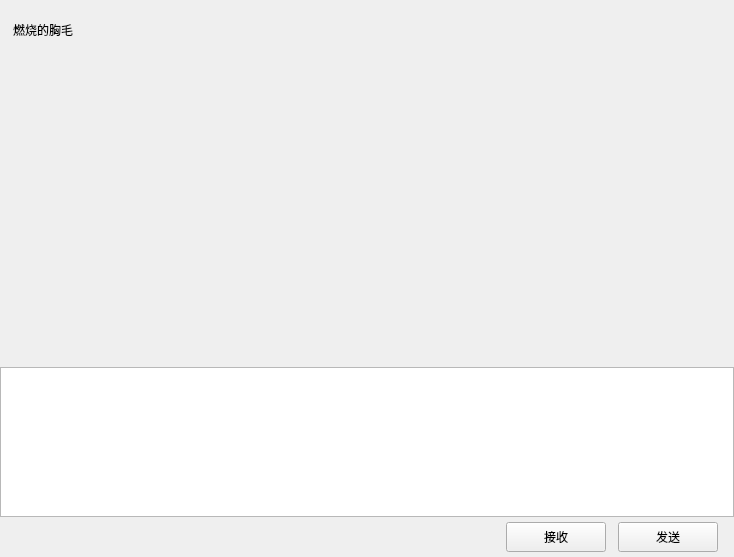
<?xml version="1.0" encoding="UTF-8"?>
<ui version="4.0">
 <class>ChatPage</class>
 <widget class="QWidget" name="ChatPage">
  <property name="geometry">
   <rect>
    <x>0</x>
    <y>0</y>
    <width>734</width>
    <height>557</height>
   </rect>
  </property>
  <property name="windowTitle">
   <string>Form</string>
  </property>
  <layout class="QVBoxLayout" name="verticalLayout">
   <property name="spacing">
    <number>0</number>
   </property>
   <property name="leftMargin">
    <number>0</number>
   </property>
   <property name="topMargin">
    <number>0</number>
   </property>
   <property name="rightMargin">
    <number>0</number>
   </property>
   <property name="bottomMargin">
    <number>0</number>
   </property>
   <item>
    <widget class="QWidget" name="chat_data_wid" native="true">
     <layout class="QVBoxLayout" name="verticalLayout_4">
      <property name="spacing">
       <number>0</number>
      </property>
      <property name="leftMargin">
       <number>0</number>
      </property>
      <property name="topMargin">
       <number>0</number>
      </property>
      <property name="rightMargin">
       <number>0</number>
      </property>
      <property name="bottomMargin">
       <number>0</number>
      </property>
      <item>
       <widget class="QWidget" name="title_wid" native="true">
        <property name="minimumSize">
         <size>
          <width>0</width>
          <height>60</height>
         </size>
        </property>
        <property name="maximumSize">
         <size>
          <width>16777215</width>
          <height>60</height>
         </size>
        </property>
        <layout class="QVBoxLayout" name="verticalLayout_5">
         <property name="spacing">
          <number>7</number>
         </property>
         <property name="leftMargin">
          <number>11</number>
         </property>
         <property name="topMargin">
          <number>2</number>
         </property>
         <property name="rightMargin">
          <number>2</number>
         </property>
         <property name="bottomMargin">
          <number>2</number>
         </property>
         <item>
          <widget class="QWidget" name="widget_2" native="true">
           <layout class="QHBoxLayout" name="horizontalLayout_3">
            <property name="spacing">
             <number>7</number>
            </property>
            <property name="leftMargin">
             <number>2</number>
            </property>
            <property name="topMargin">
             <number>2</number>
            </property>
            <property name="rightMargin">
             <number>2</number>
            </property>
            <property name="bottomMargin">
             <number>2</number>
            </property>
            <item>
             <widget class="QLabel" name="title_lb">
              <property name="text">
               <string>燃烧的胸毛</string>
              </property>
             </widget>
            </item>
           </layout>
          </widget>
         </item>
        </layout>
       </widget>
      </item>
      <item>
       <widget class="ChatView" name="chat_data_list" native="true"/>
      </item>
      <item>
       <widget class="QWidget" name="tool_wid" native="true">
        <property name="minimumSize">
         <size>
          <width>0</width>
          <height>40</height>
         </size>
        </property>
        <property name="maximumSize">
         <size>
          <width>16777215</width>
          <height>40</height>
         </size>
        </property>
        <layout class="QHBoxLayout" name="horizontalLayout_4">
         <property name="spacing">
          <number>7</number>
         </property>
         <property name="leftMargin">
          <number>2</number>
         </property>
         <property name="topMargin">
          <number>2</number>
         </property>
         <property name="rightMargin">
          <number>2</number>
         </property>
         <property name="bottomMargin">
          <number>2</number>
         </property>
         <item>
          <spacer name="horizontalSpacer_2">
           <property name="orientation">
            <enum>Qt::Horizontal</enum>
           </property>
           <property name="sizeType">
            <enum>QSizePolicy::Fixed</enum>
           </property>
           <property name="sizeHint" stdset="0">
            <size>
             <width>5</width>
             <height>20</height>
            </size>
           </property>
          </spacer>
         </item>
         <item>
          <widget class="ClickedLabel" name="emo_lb">
           <property name="minimumSize">
            <size>
             <width>25</width>
             <height>25</height>
            </size>
           </property>
           <property name="maximumSize">
            <size>
             <width>25</width>
             <height>25</height>
            </size>
           </property>
           <property name="text">
            <string/>
           </property>
          </widget>
         </item>
         <item>
          <spacer name="horizontalSpacer_3">
           <property name="orientation">
            <enum>Qt::Horizontal</enum>
           </property>
           <property name="sizeType">
            <enum>QSizePolicy::Fixed</enum>
           </property>
           <property name="sizeHint" stdset="0">
            <size>
             <width>5</width>
             <height>20</height>
            </size>
           </property>
          </spacer>
         </item>
         <item>
          <widget class="ClickedLabel" name="file_lb">
           <property name="minimumSize">
            <size>
             <width>25</width>
             <height>25</height>
            </size>
           </property>
           <property name="maximumSize">
            <size>
             <width>25</width>
             <height>25</height>
            </size>
           </property>
           <property name="text">
            <string/>
           </property>
          </widget>
         </item>
         <item>
          <spacer name="horizontalSpacer_4">
           <property name="orientation">
            <enum>Qt::Horizontal</enum>
           </property>
           <property name="sizeHint" stdset="0">
            <size>
             <width>40</width>
             <height>20</height>
            </size>
           </property>
          </spacer>
         </item>
        </layout>
       </widget>
      </item>
      <item>
       <widget class="MessageTextEdit" name="chatEdit">
        <property name="minimumSize">
         <size>
          <width>0</width>
          <height>150</height>
         </size>
        </property>
        <property name="maximumSize">
         <size>
          <width>16777215</width>
          <height>150</height>
         </size>
        </property>
       </widget>
      </item>
      <item>
       <widget class="QWidget" name="send_wid" native="true">
        <property name="minimumSize">
         <size>
          <width>0</width>
          <height>40</height>
         </size>
        </property>
        <property name="maximumSize">
         <size>
          <width>16777215</width>
          <height>40</height>
         </size>
        </property>
        <layout class="QHBoxLayout" name="horizontalLayout_5">
         <property name="spacing">
          <number>7</number>
         </property>
         <property name="leftMargin">
          <number>11</number>
         </property>
         <property name="topMargin">
          <number>2</number>
         </property>
         <property name="rightMargin">
          <number>11</number>
         </property>
         <property name="bottomMargin">
          <number>2</number>
         </property>
         <item>
          <spacer name="horizontalSpacer_5">
           <property name="orientation">
            <enum>Qt::Horizontal</enum>
           </property>
           <property name="sizeHint" stdset="0">
            <size>
             <width>40</width>
             <height>20</height>
            </size>
           </property>
          </spacer>
         </item>
         <item>
          <widget class="ClickedBtn" name="receive_btn">
           <property name="minimumSize">
            <size>
             <width>100</width>
             <height>30</height>
            </size>
           </property>
           <property name="maximumSize">
            <size>
             <width>100</width>
             <height>30</height>
            </size>
           </property>
           <property name="text">
            <string>接收</string>
           </property>
          </widget>
         </item>
         <item>
          <spacer name="horizontalSpacer_6">
           <property name="orientation">
            <enum>Qt::Horizontal</enum>
           </property>
           <property name="sizeType">
            <enum>QSizePolicy::Fixed</enum>
           </property>
           <property name="sizeHint" stdset="0">
            <size>
             <width>5</width>
             <height>20</height>
            </size>
           </property>
          </spacer>
         </item>
         <item>
          <widget class="ClickedBtn" name="send_btn">
           <property name="minimumSize">
            <size>
             <width>100</width>
             <height>30</height>
            </size>
           </property>
           <property name="maximumSize">
            <size>
             <width>100</width>
             <height>30</height>
            </size>
           </property>
           <property name="text">
            <string>发送</string>
           </property>
          </widget>
         </item>
         <item>
          <spacer name="horizontalSpacer_7">
           <property name="orientation">
            <enum>Qt::Horizontal</enum>
           </property>
           <property name="sizeType">
            <enum>QSizePolicy::Fixed</enum>
           </property>
           <property name="sizeHint" stdset="0">
            <size>
             <width>5</width>
             <height>20</height>
            </size>
           </property>
          </spacer>
         </item>
        </layout>
       </widget>
      </item>
     </layout>
    </widget>
   </item>
  </layout>
 </widget>
 <customwidgets>
  <customwidget>
   <class>ClickedBtn</class>
   <extends>QPushButton</extends>
   <header location="global">clickedbtn.h</header>
  </customwidget>
  <customwidget>
   <class>ClickedLabel</class>
   <extends>QLabel</extends>
   <header>clickedlabel.h</header>
  </customwidget>
  <customwidget>
   <class>ChatView</class>
   <extends>QWidget</extends>
   <header>chatview.h</header>
   <container>1</container>
  </customwidget>
  <customwidget>
   <class>MessageTextEdit</class>
   <extends>QTextEdit</extends>
   <header location="global">messagetextedit.h</header>
  </customwidget>
 </customwidgets>
 <resources/>
 <connections/>
</ui>
